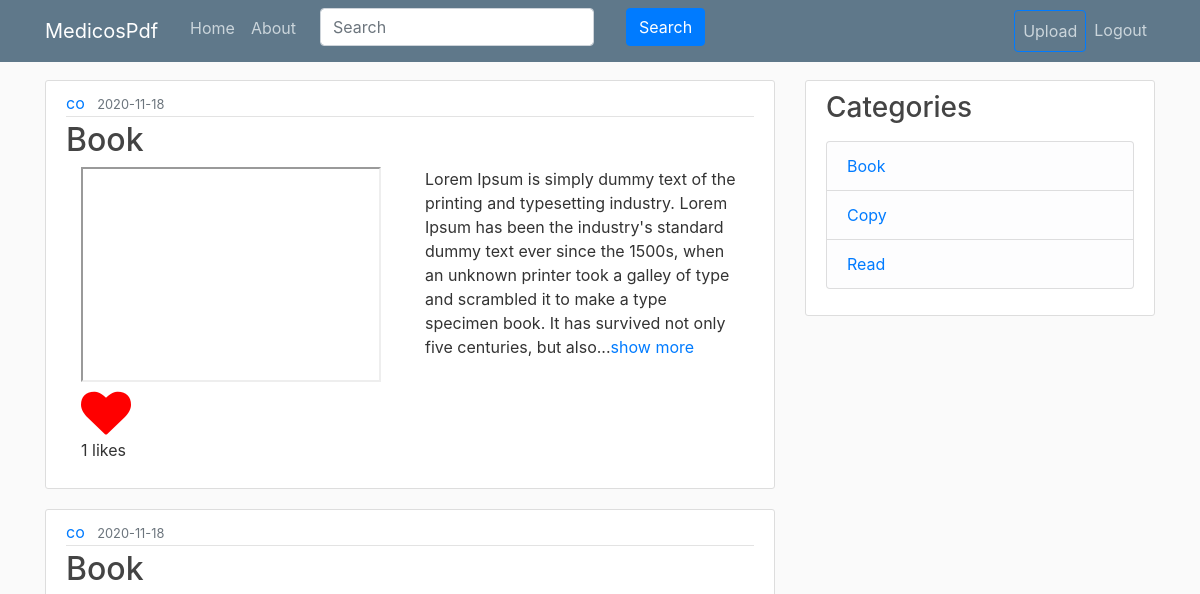
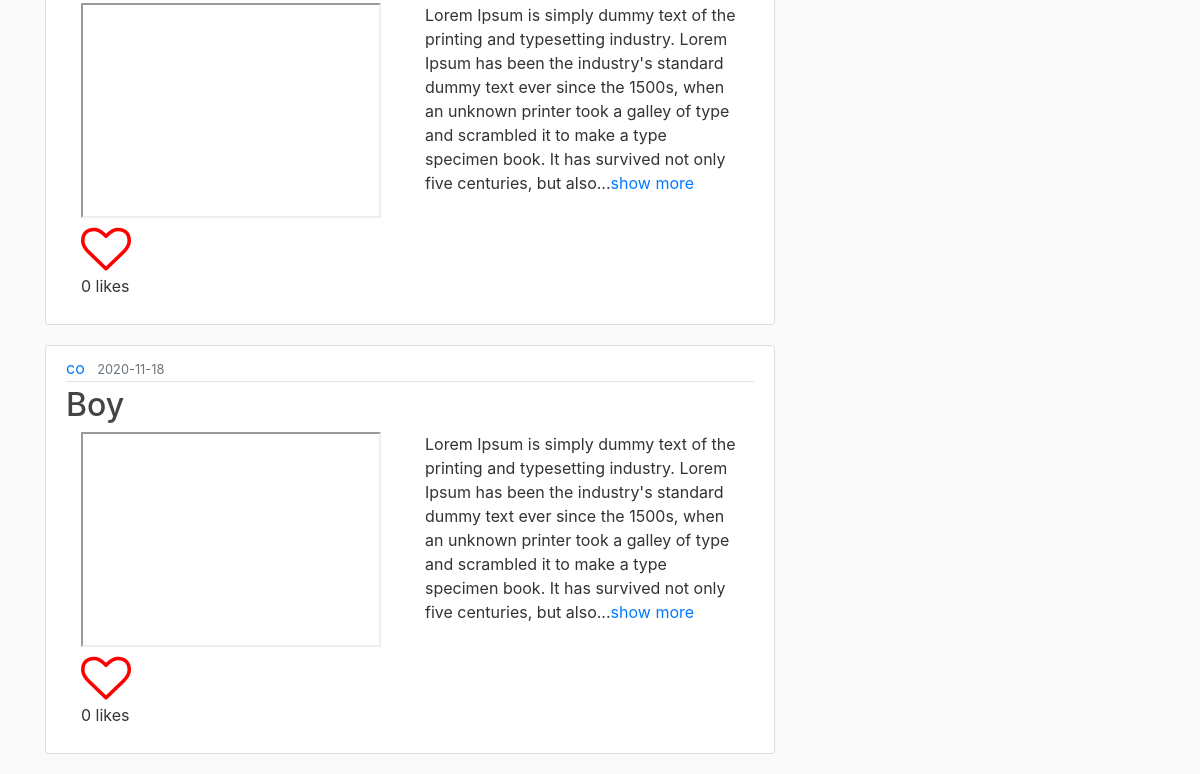
Before: /category/Book (signed in) with the older database file (2 pictures, top to bottom).
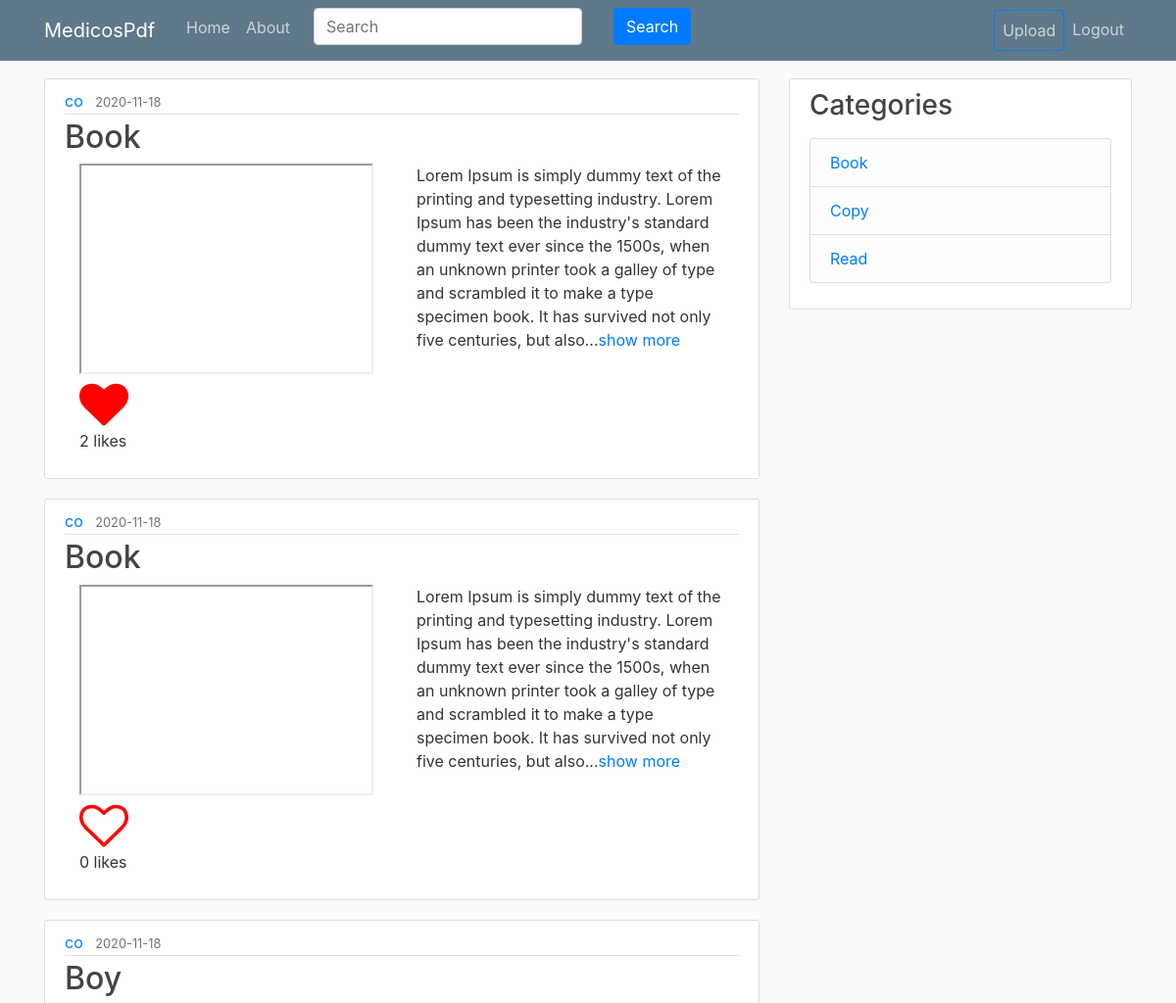
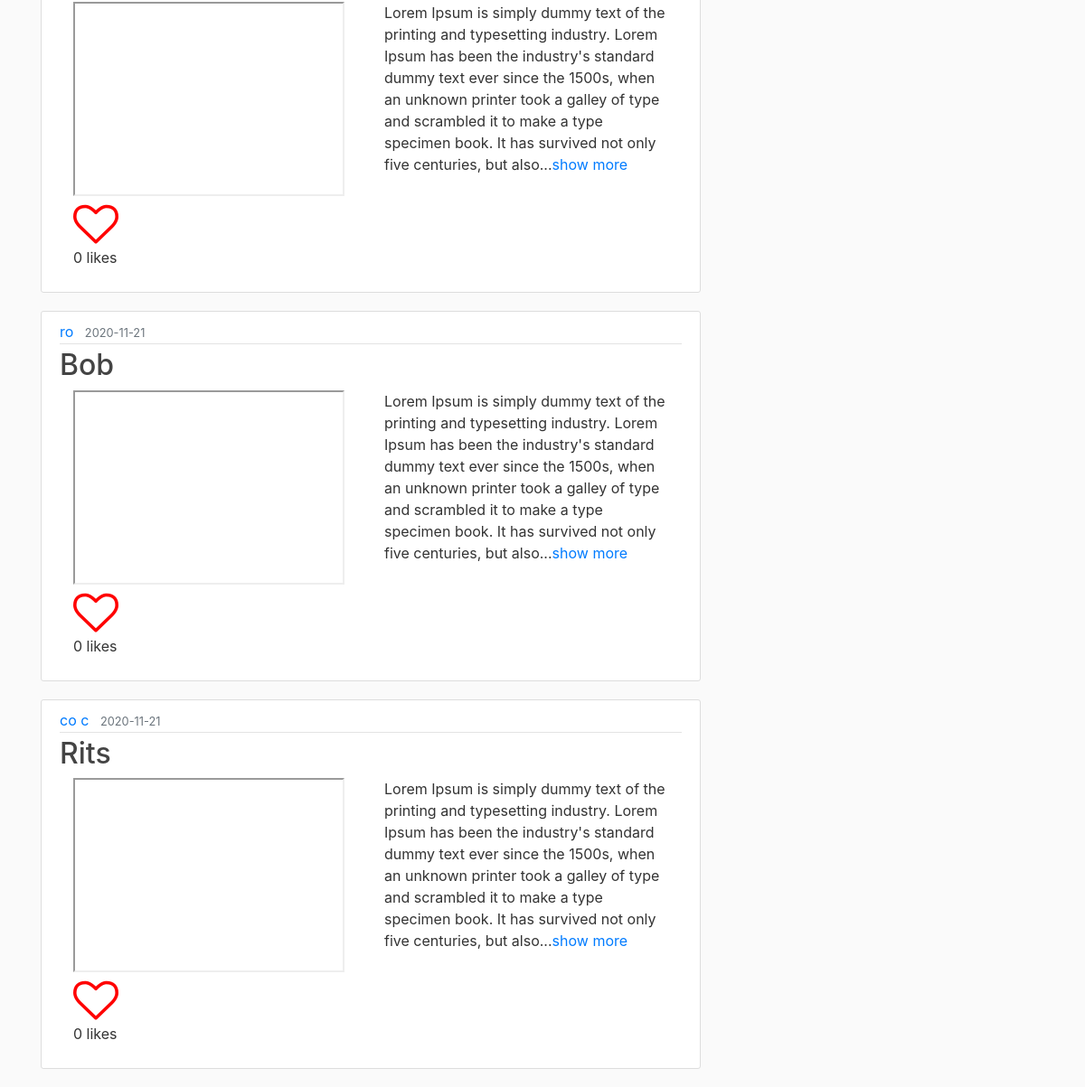
After: the same page with the newer database file (2 pictures, top to bottom).
### medicospdf/models.py (models this page shows, shortened)
class Slide(db.Model):
    __searchable__  = ['title', 'description']
    id = db.Column(db.Integer, primary_key = True)
    title = db.Column(db.String(200), nullable = False)
    description = db.Column(db.Text, nullable = False)
    file = db.Column(db.String(1000), nullable = False)
    date_posted = db.Column(db.DateTime, nullable=False, default=datetime.utcnow)
    user_id = db.Column(db.Integer, db.ForeignKey('user.id'), nullable = False)
    likes = db.relationship('SlideLike', backref = 'slide', lazy = True)
    comments = db.relationship('Comment', backref = 'slide', lazy = True)
    category_id = db.Column(db.Integer, db.ForeignKey('category.id'), nullable = True)

class User(db.Model, UserMixin):
    id = db.Column(db.Integer, primary_key=True)
    username = db.Column(db.String(20), unique=True, nullable=False)
    email = db.Column(db.String(120), unique=True, nullable=False)
    image_file = db.Column(db.String(20), nullable=False, default='default.jpg')
    password = db.Column(db.String(60), nullable=False)
    is_admin = db.Column(db.Boolean, default = False)
    posts = db.relationship('Post', backref='author', lazy=True)
    slides = db.relationship('Slide', backref = 'author', lazy = True)
    liked = db.relationship('SlideLike', foreign_keys = 'SlideLike.user_id',
        backref = 'author', lazy = True)
    comments = db.relationship('Comment', backref = 'author', lazy = True)
    categories = db.relationship('Category', backref = 'author', lazy = True)
    followed = db.relationship('User', secondary = followers,
                                primaryjoin = (followers.c.follower_id == id),
                                secondaryjoin = (followers.c.followed_id == id),
                                backref = db.backref('followers', lazy = 'dynamic'),
                                lazy = 'dynamic')
    def has_liked_slide(self, slide):
        return SlideLike.query.filter(
            SlideLike.user_id == self.id,
            SlideLike.slide_id == slide.id).count()>0

class Category(db.Model):
    id = db.Column(db.Integer, primary_key = True, autoincrement = True)
    name = db.Column(db.String(200), nullable = False)
    user_id = db.Column(db.Integer, db.ForeignKey('user.id'), nullable = False)
    slides = db.relationship('Slide', backref = 'cats', lazy = True)

### medicospdf/routes.py (the view)
@app.route('/category/<name>')
def category(name):
    cats = Category.query.all()
    cat = Category.query.filter_by(name = name).first_or_404()
    return render_template('category.html', name = name, posts = cat.slides, categories = cats)

### medicospdf/models.py (called while the page is built)
@login_manager.user_loader
def load_user(user_id):
    return User.query.get(int(user_id))

### medicospdf/templates/category.html
{% extends 'layout.html' %}
{% block content %}
    {% for slide in posts %}
        <article class="media content-section">
          <div class="media-body">
            <div class="article-metadata">
              <a class="mr-2" href="{{ url_for('account', username = slide.author.username) }}">{{ slide.author.username }}</a>
              <small class="text-muted">{{ slide.date_posted.strftime('%Y-%m-%d') }}</small>
            </div>
            <h2><a class="article-title" href="{{url_for('slide', slide_id = slide.id)}}">{{ slide.title }}</a></h2>
            <div class="container">
              <div class="row">
                <div class="col">
                  <iframe name="plugin" src="{{ url_for('static', filename = 'slide_files/'+ slide.file) }}" type="application/pdf" width="300" height="215"></iframe>
                </div>
                <div class="col">
                  <p class="article-content">{{ slide.description | truncate(300)}}<a href="{{ url_for('slide', slide_id = slide.id) }}">show more</a></p>
                </div>
              </div>
              {% if current_user.has_liked_slide(slide) %}
                <a href="{{ url_for('like_action', slide_id = slide.id, action = 'unlike') }}"><i class="fa fa-heart"></i></a>
              {% else %}
                <a href="{{ url_for('like_action', slide_id = slide.id, action = 'like') }}"><i class="fa fa-heart-o"></i></a>
              {% endif %}
              <p>{{ slide.likes|count }} likes</p>
            </div>
          </div>
        </article>
    {% endfor %}{% endblock %}

### medicospdf/templates/layout.html (shortened to what this page needs)
<!DOCTYPE html>
<html>
<head>
    <link rel="stylesheet" href="https://maxcdn.bootstrapcdn.com/bootstrap/4.0.0/css/bootstrap.min.css">
    <link rel="stylesheet" type="text/css" href="{{ url_for('static', filename='main.css') }}">
    <link rel="stylesheet" href="https://cdnjs.cloudflare.com/ajax/libs/font-awesome/4.7.0/css/font-awesome.min.css">
</head>
<body>
    <header class="site-header">
      <nav class="navbar navbar-expand-md navbar-dark bg-steel fixed-top">
        <div class="container">
          <a class="navbar-brand mr-4" href="/">MedicosPdf</a>
          <div class="collapse navbar-collapse" id="navbarToggle">
            <div class="navbar-nav mr-auto">
              <a class="nav-item nav-link" href="{{ url_for('home') }}">Home</a>
              <a class="nav-item nav-link" href="{{ url_for('about') }}">About</a>
              {% if current_user.is_authenticated %}
                <div class="navbar-nav form-group">
                  <form action="" method="POST" autocomplete="off" class="form-inline">
                    <div class="form-group mx-sm-3 mb-2">
                      <input type="text" name="tag" id = 'tag' placeholder="Search" class="form-control">
                    </div>
                    <div class="form-group mx-sm-3 mb-2">
                      <input type="submit" name="search" value="Search" class="btn btn-primary" class="btn btn-primary mb-2">
                    </div>
                  </form>
                </div>
              {% endif %}
            </div>
            <div class="navbar-nav">
              {% if current_user.is_authenticated %}
                <a class = 'nav-item nav-link btn btn-outline-primary' href="{{ url_for('new_slide') }}">Upload</a>
                <a class = 'nav-item nav-link' href="{{ url_for('logout') }}">Logout</a>
              {% else %}
                <a class="nav-item nav-link" href="{{ url_for('login') }}">Login</a>
                <a class="nav-item nav-link" href="{{ url_for('register') }}">Register</a>
              {% endif %}
            </div>
          </div>
        </div>
      </nav>
    </header>
    <main role="main" class="container">
      <div class="row">
        <div class="col-md-8">
          {% block content %}{% endblock %}
        </div>
        {% if current_user.is_authenticated %}
          <div class="col-md-4">
            <div class="content-section">
              <h3>Categories</h3>
              <p class='text-muted'>
                <ul class="list-group">
                  {% for cat in categories %}
                    <li class="list-group-item list-group-item-light"><a href="{{ url_for('category', name = cat.name) }}">{{ cat.name }}</a></li>
                  {% endfor %}
                </ul>
              </p>
            </div>
          </div>
        {% endif %}
      </div>
    </main>
</body>
</html>

### medicospdf/static/main.css (style rules this page uses)
body { background: #fafafa; color: #333333; margin-top: 5rem; }
h1, h2, h3, h4, h5, h6 { color: #444444; }
.bg-steel { background-color: #5f788a; }
.site-header .navbar-nav .nav-link { color: #cbd5db; }
.content-section { background: #ffffff; padding: 10px 20px; border: 1px solid #dddddd; border-radius: 3px; margin-bottom: 20px; }
.article-title { color: #444444; }
.article-content { white-space: pre-line; }
.article-metadata { padding-bottom: 1px; margin-bottom: 4px; border-bottom: 1px solid #e3e3e3 }

### medicospdf/templates/layout.html (style rules this page uses)
.fa { font-size: 50px; cursor: pointer; user-select: none; }
.fa-heart-o { color: red; cursor: pointer; }
.fa-heart { color: red; cursor: pointer; }

Changed rows visible on the page:
computed for Slide (number 1 of 5 on the later page): likes|count "1" → "2"
added Slide: author.username "ro", date_posted "2020-11-21", title "Bob", description "Lorem Ipsum is simply dummy text of the printing and typesetting industry. Lorem Ipsum has been the industry's standard dummy text ever since the 1500s, when an unknown printer took a galley of type and scrambled it to make a type specimen book. It has survived not only five centuries, but also...", likes|count "0"
added Slide: author.username "co c", date_posted "2020-11-21", title "Rits", description "Lorem Ipsum is simply dummy text of the printing and typesetting industry. Lorem Ipsum has been the industry's standard dummy text ever since the 1500s, when an unknown printer took a galley of type and scrambled it to make a type specimen book. It has survived not only five centuries, but also...", likes|count "0"
